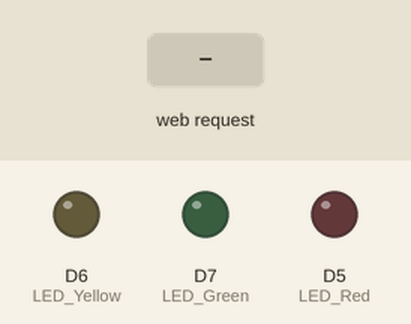
This sketch was run on a simulated ESP8266 (NodeMCU). On the bench: output pins drawn as LEDs (lit = HIGH). The test bench sets the inputs (shaded band). WiFi joins after 1.5 s; servers stay silent unless stated; what the sketch prints to the serial monitor is not drawn.

Above: at 2.7 s.
2.8 s: HTTP request GET /LED_Red received
At 3.1 s:
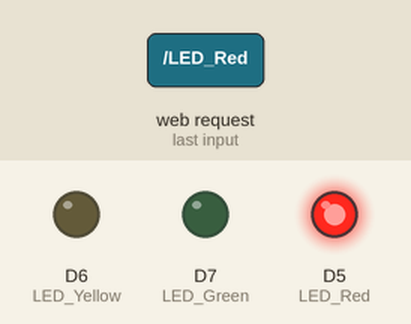
4.3 s: HTTP request GET /LED_Yellow received
At 5.4 s:
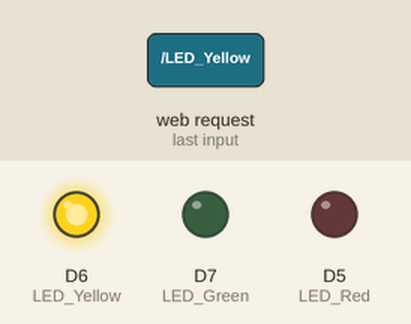
5.8 s: HTTP request GET /LED_Green received
At 6.5 s:
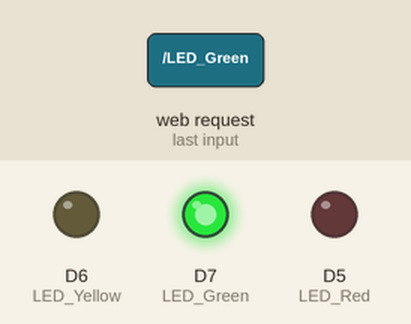
Timing chart, 0 to 8.8 s (numbered marks = the images above; inputs shaded):
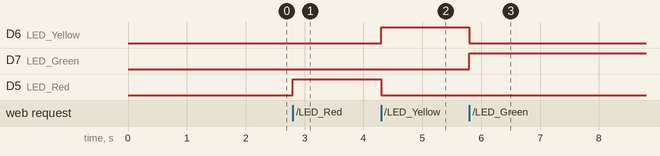

The sketch:

Code.cpp.ino
```cpp
#include <ESP8266WiFi.h> //Include Libraries

WiFiClient client; // Calling function

WiFiServer server(80);

#define LED_Red D5 // defining red pin
#define LED_Yellow D6 // defining yellow pin
#define LED_Green D7 // defining green pin

void setup()
{

    Serial.begin(9600); // initialising serial port

    // WiFi.begin(Wifi SSID, Wifi Password);
    WiFi.begin("ABCD", "ABCD123");
    while (WiFi.status() != WL_CONNECTED) // running until connection is established

    {
        delay(500);
        Serial.print(".");
    }

    Serial.println();
    Serial.println("NodeMCU is Connected");
    Serial.println(WiFi.localIP());
    server.begin();
    // setting led as output pins
    pinMode(LED_Red, OUTPUT);
    pinMode(LED_Yellow, OUTPUT);
    pinMode(LED_Green, OUTPUT);
}

void loop()
{

    client = server.available(); // checking for availability of server
    if (client == 1)
    {

        String request = client.readStringUntil('\n');
        Serial.println(request);
        request.trim();
        // requesting for red led's
        if (request == "GET /LED_Red HTTP/1.1")

        {

            digitalWrite(LED_Red, HIGH);
            digitalWrite(LED_Yellow, LOW);
            digitalWrite(LED_Green, LOW);
        }
        // requesting for yellow led's
        if (request == "GET /LED_Yellow HTTP/1.1")

        {

            digitalWrite(LED_Red, LOW);
            digitalWrite(LED_Yellow, HIGH);
            digitalWrite(LED_Green, LOW);
        }
        // requesting for green led's
        if (request == "GET /LED_Green HTTP/1.1")

        {

            digitalWrite(LED_Red, LOW);
            digitalWrite(LED_Yellow, LOW);
            digitalWrite(LED_Green, HIGH);
        }
    }
}
```

Measured:
- after the input at 2.8 s, D5 (LED_Red): LOW → HIGH at once
- after the input at 4.3 s, D6 (LED_Yellow): LOW → HIGH at once; D5 (LED_Red): HIGH → LOW at once
- after the input at 5.8 s, D6 (LED_Yellow): HIGH → LOW at once; D7 (LED_Green): LOW → HIGH at once
